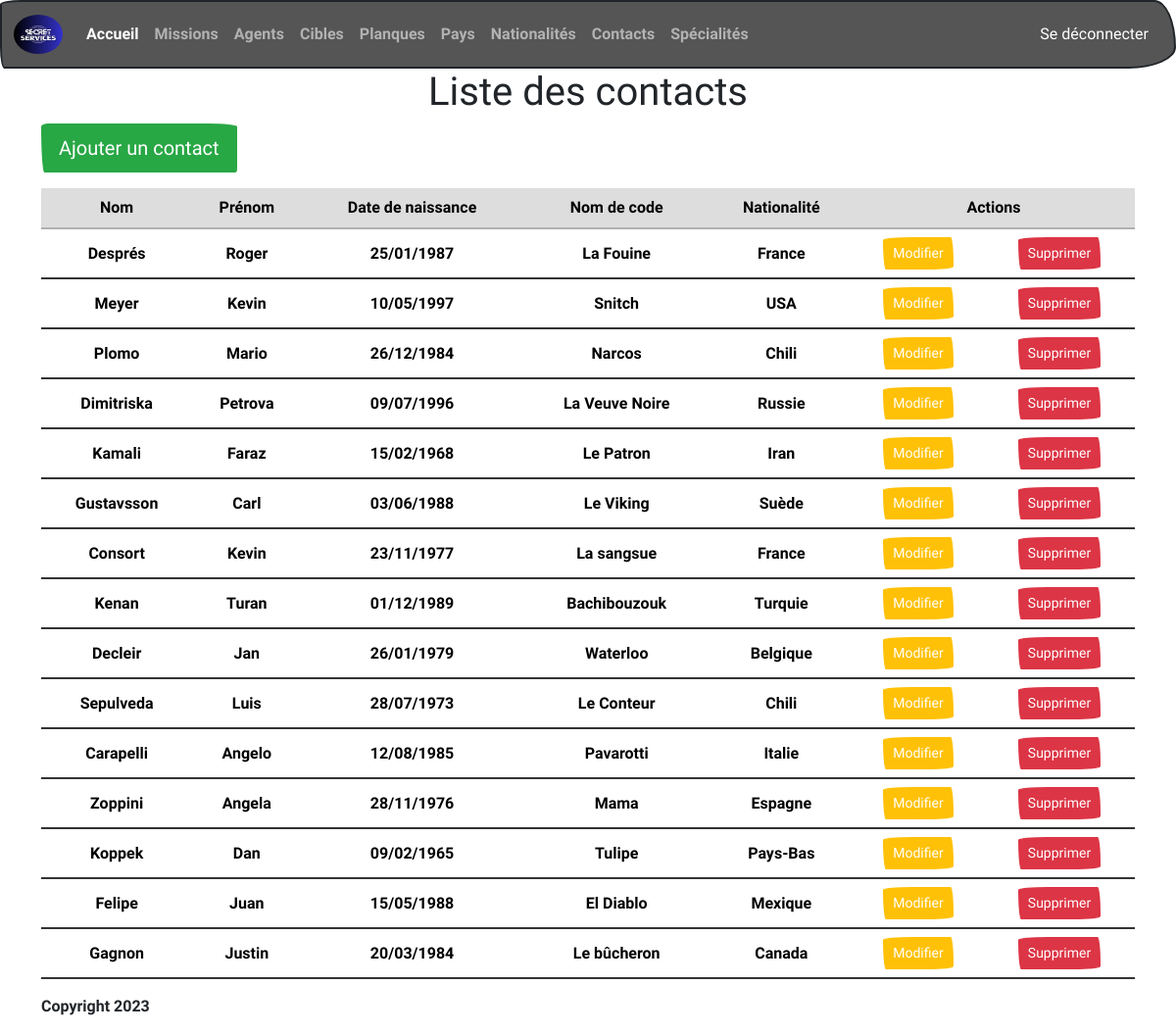
The page /contact (signed in) on the database its author committed.
### tables this page shows
CREATE TABLE IF NOT EXISTS `contact` (
  `id` int(11) NOT NULL AUTO_INCREMENT,
  `lastName` varchar(50) NOT NULL,
  `firstName` varchar(50) NOT NULL,
  `birthdate` date NOT NULL,
  `codeName` varchar(50) NOT NULL,
  `idNationality` int(11) NOT NULL,
  PRIMARY KEY (`id`),
  KEY `idNationality` (`idNationality`) USING BTREE,
  CONSTRAINT `contact_ibfk_1` FOREIGN KEY (`idNationality`) REFERENCES `nationality` (`id`) ON DELETE CASCADE ON UPDATE CASCADE
);

CREATE TABLE IF NOT EXISTS `nationality` (
  `id` int(11) NOT NULL AUTO_INCREMENT,
  `name` varchar(50) NOT NULL,
  PRIMARY KEY (`id`)
);

### controllers/ContactController.php (called while the page is built, shortened)
<?php
require_once 'models/managers/ContactManager.php';
class ContactController
{
    protected $contactManager;
    public function __construct()
    {
        $this->contactManager = new ContactManager;
    }
    public function index()
    {
        $contacts = $this->contactManager->showContactList();
        require_once 'views/contact/contactList.php';
    }
}

### index.php (called while the page is built, shortened)
<?php
require_once 'controllers/ContactController.php';
$router = new Router();
$router->addRoute('GET', BASE_URL . '/', 'HomeController', 'index');
$router->addRoute('POST', BASE_URL . '/search', 'SearchController', 'index');
$router->addRoute('GET', BASE_URL . '/login', 'LoginController', 'index');
$router->addRoute('POST', BASE_URL . '/login', 'LoginController', 'login');
$router->addRoute('GET', BASE_URL . '/logout', 'LogoutController', 'logout');
$router->addRoute('GET', BASE_URL . '/country', 'CountryController', 'index');
$router->addRoute('GET', BASE_URL . '/country/add', 'CountryController', 'addCountry');
$router->addRoute('POST', BASE_URL . '/country/add', 'CountryController', 'countryAddedToDatabase');
$router->addRoute('POST', BASE_URL . '/country/edit', 'CountryController', 'editCountry');
$router->addRoute('POST', BASE_URL . '/country/editOk', 'CountryController', 'editCountryInDatabase');
$router->addRoute('POST', BASE_URL . '/country', 'CountryController', 'deleteCountryFromDatabase');
$router->addRoute('GET', BASE_URL . '/nationality', 'NationalityController', 'index');
$router->addRoute('GET', BASE_URL . '/nationality/add', 'NationalityController', 'addNationality');
$router->addRoute('POST', BASE_URL . '/nationality/add', 'NationalityController', 'nationalityAddedToDatabase');
$router->addRoute('POST', BASE_URL . '/nationality/edit', 'NationalityController', 'editNationality');
$router->addRoute('POST', BASE_URL . '/nationality/editOk', 'NationalityController', 'editNationalityInDatabase');
$router->addRoute('POST', BASE_URL . '/nationality', 'NationalityController', 'deleteNationalityFromDatabase');
$router->addRoute('GET', BASE_URL . '/hideout', 'HideoutController', 'index');
$router->addRoute('GET', BASE_URL . '/hideout/add', 'HideoutController', 'addHideout');
$router->addRoute('POST', BASE_URL . '/hideout/add', 'HideoutController', 'hideoutAddedToDatabase');
$router->addRoute('POST', BASE_URL . '/hideout/edit', 'HideoutController', 'editHideout');
$router->addRoute('POST', BASE_URL . '/hideout/editOk', 'HideoutController', 'editHideoutInDatabase');
$router->addRoute('POST', BASE_URL . '/hideout', 'HideoutController', 'deleteHideoutFromDatabase');
$router->addRoute('GET', BASE_URL . '/target', 'TargetController', 'index');
$router->addRoute('GET', BASE_URL . '/target/add', 'TargetController', 'addTarget');
$router->addRoute('POST', BASE_URL . '/target/add', 'TargetController', 'targetAddedToDatabase');
$router->addRoute('POST', BASE_URL . '/target/edit', 'TargetController', 'editTarget');
$router->addRoute('POST', BASE_URL . '/target/editOk', 'TargetController', 'editTargetInDatabase');
$router->addRoute('POST', BASE_URL . '/target', 'TargetController', 'deleteTargetFromDatabase');
$router->addRoute('GET', BASE_URL . '/contact', 'ContactController', 'index');
$router->addRoute('GET', BASE_URL . '/contact/add', 'ContactController', 'addContact');
$router->addRoute('POST', BASE_URL . '/contact/add', 'ContactController', 'contactAddedToDatabase');
$router->addRoute('POST', BASE_URL . '/contact/edit', 'ContactController', 'editContact');
$router->addRoute('POST', BASE_URL . '/contact/editOk', 'ContactController', 'editContactInDatabase');
$router->addRoute('POST', BASE_URL . '/contact', 'ContactController', 'deleteContactFromDatabase');
$router->addRoute('GET', BASE_URL . '/agent', 'AgentController', 'index');
$router->addRoute('GET', BASE_URL . '/agent/add', 'AgentController', 'addAgent');
$router->addRoute('POST', BASE_URL . '/agent/add', 'AgentController', 'agentAddedToDatabase');
$router->addRoute('POST', BASE_URL . '/agent/edit', 'AgentController', 'editAgent');
$router->addRoute('POST', BASE_URL . '/agent/editOk', 'AgentController', 'editAgentInDatabase');
$router->addRoute('POST', BASE_URL . '/agent', 'AgentController', 'deleteAgentFromDatabase');
$router->addRoute('GET', BASE_URL . '/mission', 'MissionController', 'index');
$router->addRoute('GET', BASE_URL . '/mission/add', 'MissionController', 'addMission');
$router->addRoute('POST', BASE_URL . '/mission/add', 'MissionController', 'missionAddedInDatabase');
$router->addRoute('POST', BASE_URL . '/mission/edit', 'MissionController', 'editMission');
$router->addRoute('POST', BASE_URL . '/mission/editOk', 'MissionController', 'editMissionInDatabase');
$router->addRoute('POST', BASE_URL . '/mission', 'MissionController', 'deleteMissionFromDatabase');
$router->addRoute('GET', BASE_URL . '/speciality', 'SpecialityController', 'index');
$router->addRoute('GET', BASE_URL . '/speciality/add', 'SpecialityController', 'addSpeciality');
$router->addRoute('POST', BASE_URL . '/speciality/add', 'SpecialityController', 'specialityAddedInDatabase');
$router->addRoute('POST', BASE_URL . '/speciality/edit', 'SpecialityController', 'editSpeciality');
$router->addRoute('POST', BASE_URL . '/speciality/editOk', 'SpecialityController', 'editSpecialityInDatabase');
$router->addRoute('POST', BASE_URL . '/speciality', 'SpecialityController', 'deleteSpecialityFromDatabase');
$method = $_SERVER['REQUEST_METHOD'];
$uri = $_SERVER['REQUEST_URI'];
$handler = $router->getHandler($method, $uri);
$controller = new $handler['controller']();
$action = $handler['action'];
$controller->$action();

### models/Model.php (called while the page is built, shortened)
<?php
abstract class Model
{
    private static $pdo;
    private static function setDatabase()
    {
        $host = 'localhost';
        $username = 'root';
        $password = '';
        $dbname = 'spy_agency';
        self::$pdo = new PDO('mysql:host=' . $host . ';port=3307;dbname=' . $dbname . ';charset=utf8', $username, $password);
        self::$pdo->setAttribute(PDO::ATTR_ERRMODE, PDO::ERRMODE_WARNING);
    }
    protected function getDatabase()
    {
        return self::$pdo;
    }
}

### models/managers/ContactManager.php (called while the page is built, shortened)
<?php
require_once 'models/Model.php';
require_once 'models/classes/Contact.php';
class ContactManager extends Model
{
    public function showContactList()
    {
        try {
            $req = 'SELECT c.id, c.lastName, c.firstName, c.birthdate, c.codeName, n.name AS nationality
            FROM contact c
            INNER JOIN nationality n
            ON n.id = c.idNationality
            ';
            $stmt = $this->getDatabase()->prepare($req);
            if ($stmt->execute()) {
                  return $stmt->fetchAll(PDO::FETCH_ASSOC);
            }
        } catch (PDOException $e) {
            $e->getMessage();
        }
    }
}

### models/classes/Contact.php (called while the page is built, shortened)
<?php
class Contact
{
    private string $lastName;
    private string $firstName;
    private string $birthdate;
    private string $codeName;
    private string $nationality;
    public function __construct(int $id, string $lastName, string $firstName, string $birthdate, string $codeName,
                                string $nationality)
    {
        $this->lastName = $lastName;
        $this->firstName = $firstName;
        $this->birthdate = $birthdate;
        $this->codeName = $codeName;
        $this->nationality = $nationality;
    }
    public function getLastName(): string
    {
        return $this->lastName;
    }
    public function getFirstName(): string
    {
        return $this->firstName;
    }
    public function getBirthDate(): string
    {
        return $this->birthdate;
    }
    public function getCodeName(): string
    {
        return $this->codeName;
    }
    public function getNationality(): string
    {
        return $this->nationality;
    }
}

### views/contact/contactList.php (the view, shortened to what this page needs)
<?php
if (isset($_SESSION['connect']) && $_SESSION['role'] === '["ROLE_ADMIN"]') {
?>
  <h1 class="text-center">Liste des contacts</h1>
  <a href="<?= BASE_URL ?>/contact/add" class="btn btn-success btn-lg">Ajouter un contact</a>
  <table class="table table-hover text-center mt-3">
    <thead>
      <tr class="table-secondary">
        <th scope="col">Nom</th>
        <th scope="col">Prénom</th>
        <th scope="col">Date de naissance</th>
        <th scope="col">Nom de code</th>
        <th scope="col">Nationalité</th>
        <th scope="col" colspan="2">Actions</th>
      </tr>
    </thead>
    <tbody>
      <?php
      foreach ($contacts as $contact) :
        $contact = new Contact(
          $contact['id'],
          $contact['lastName'],
          $contact['firstName'],
          $contact['birthdate'],
          $contact['codeName'],
          $contact['nationality']
        );
      ?>
        <tr>
          <td class="align-middle"><?= $contact->getLastName(); ?></td>
          <td class="align-middle"><?= $contact->getFirstName(); ?></td>
          <td class="align-middle"><?= date('d/m/Y', strtotime($contact->getBirthDate())) ?></td>
          <td class="align-middle"><?= $contact->getCodeName(); ?></td>
          <td class="align-middle"><?= $contact->getNationality(); ?></td>
          <td class="align-middle">
            <form action="<?= BASE_URL ?>/contact/edit" method="POST">
              <button type="submit" class="btn btn-warning btn-sm">Modifier</button>
            </form>
          </td>
          <td class="align-middle">
            <form action="<?= BASE_URL ?>/contact" method="POST" onSubmit="return confirm('Êtes-vous sûr?');">
              <button type="submit" class="btn btn-danger btn-sm">Supprimer</button>
            </form>
          </td>
        </tr>
      <?php
      endforeach;
      ?>
    </tbody>
  </table>
<?php
}
?>
<?php
require('views/global/layout.php');
?>

### rows shown on the page
contact: lastName "Després", firstName "Roger", birthdate "25/01/1987", codeName "La Fouine", idNationality.name "France"
contact: lastName "Meyer", firstName "Kevin", birthdate "10/05/1997", codeName "Snitch", idNationality.name "USA"
contact: lastName "Plomo", firstName "Mario", birthdate "26/12/1984", codeName "Narcos", idNationality.name "Chili"
contact: lastName "Dimitriska", firstName "Petrova", birthdate "09/07/1996", codeName "La Veuve Noire", idNationality.name "Russie"
contact: lastName "Kamali", firstName "Faraz", birthdate "15/02/1968", codeName "Le Patron", idNationality.name "Iran"
contact: lastName "Gustavsson", firstName "Carl", birthdate "03/06/1988", codeName "Le Viking", idNationality.name "Suède"
contact: lastName "Consort", firstName "Kevin", birthdate "23/11/1977", codeName "La sangsue", idNationality.name "France"
contact: lastName "Kenan", firstName "Turan", birthdate "01/12/1989", codeName "Bachibouzouk", idNationality.name "Turquie"
contact: lastName "Decleir", firstName "Jan", birthdate "26/01/1979", codeName "Waterloo", idNationality.name "Belgique"
contact: lastName "Sepulveda", firstName "Luis", birthdate "28/07/1973", codeName "Le Conteur", idNationality.name "Chili"
contact: lastName "Carapelli", firstName "Angelo", birthdate "12/08/1985", codeName "Pavarotti", idNationality.name "Italie"
contact: lastName "Zoppini", firstName "Angela", birthdate "28/11/1976", codeName "Mama", idNationality.name "Espagne"
contact: lastName "Koppek", firstName "Dan", birthdate "09/02/1965", codeName "Tulipe", idNationality.name "Pays-Bas"
contact: lastName "Felipe", firstName "Juan", birthdate "15/05/1988", codeName "El Diablo", idNationality.name "Mexique"
contact: lastName "Gagnon", firstName "Justin", birthdate "20/03/1984", codeName "Le bûcheron", idNationality.name "Canada"
